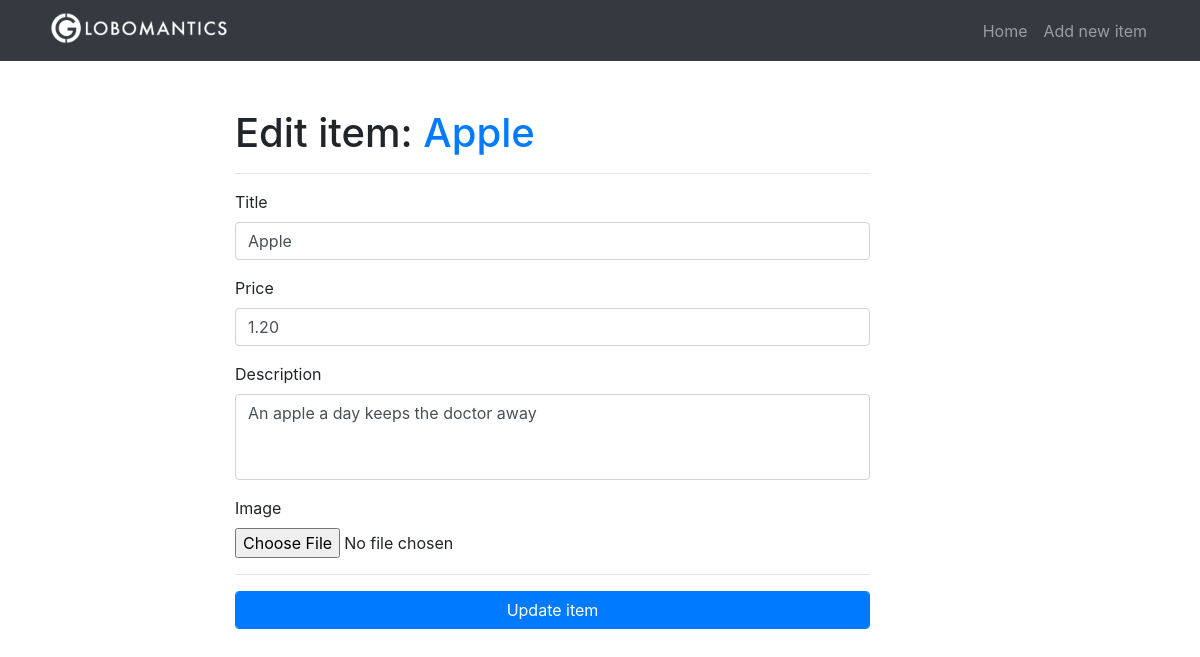
Screenshot of /item/5/edit with the database file from the repository.
### tables this page shows
CREATE TABLE items(
                    id              INTEGER PRIMARY KEY AUTOINCREMENT,
                    title           TEXT,
                    description     TEXT,
                    price           REAL,
                    image           TEXT,
                    category_id     INTEGER,
                    subcategory_id  INTEGER,
                    FOREIGN KEY(category_id) REFERENCES categories(id),
                    FOREIGN KEY(subcategory_id) REFERENCES subcategories(id)
);

### app.py (the view, shortened to what this page needs)
@app.route("/item/<int:item_id>/edit", methods=["GET", "POST"])
def edit_item(item_id):
    conn = get_db()
    c = conn.cursor()
    item_from_db = c.execute("SELECT * FROM items WHERE id = ?", (item_id,))
    row = c.fetchone()
    try:
        item = {
            "id": row[0],
            "title": row[1],
            "description": row[2],
            "price": row[3],
            "image": row[4]
        }
    except:
        item = dict()
    if item:
        form = EditItemForm()
        print('before validate_on_submit')
        print('after validate_on_submit')
        form.title.data = item['title']
        form.description.data = item['description']
        form.price.data = item['price']
        if form.errors:
            flash(f"{form.errors}", "danger")
        return render_template("edit_item.html", item=item, form=form)
    return redirect(url_for('home'))

### app.py
class EditItemForm(ItemForm):
    submit = SubmitField("Update item")

### app.py (called while the page is built)
def get_db():
    db = getattr(g, '_database', None)
    if db is None:
        db = g._database = sqlite3.connect('db/globomantics.db')
    return db

@app.teardown_appcontext
def close_connection(exception):
    db = getattr(g, "_database", None)
    if db is not None:
        db.close()

### templates/edit_item.html (shortened to what this page needs)
{% extends 'base.html' %}
{% set active_page = 'edit_item' %}
{% block content %}
<div class="row">
    <div class="col-lg-7 offset-lg-2 my-5">
        <h1>
            Edit item: <a href="{{ url_for('edit_item', item_id=item.id) }}">{{ item.title }}</a>
        </h1><hr>
        <form method="post" action="{{ url_for('edit_item', item_id=item.id) }}" enctype="multipart/form-data">
            <div class="form-group">
                {{ form.title.label }}
                {{ form.title(class="form-control") }}
            </div>
            <div class="form-group">
                {{ form.price.label }}
                {{ form.price(class="form-control") }}
            </div>
            <div class="form-group">
                {{ form.description.label }}
                {{ form.description(class="form-control", rows="3") }}
            </div>
            <div class="form-group">
                {{ form.image.label }}<br>
                {{ form.image }}
            </div>
            <hr>
            {{ form.submit(class="btn btn-primary form-control") }}
        </form>
    </div>
</div>
{% endblock %}

### static/css/style.css (style rules this page uses)
textarea { resize: none; }

### rows the page displays
items: title "Apple", price "1.20", description "An apple a day keeps the doctor away"
